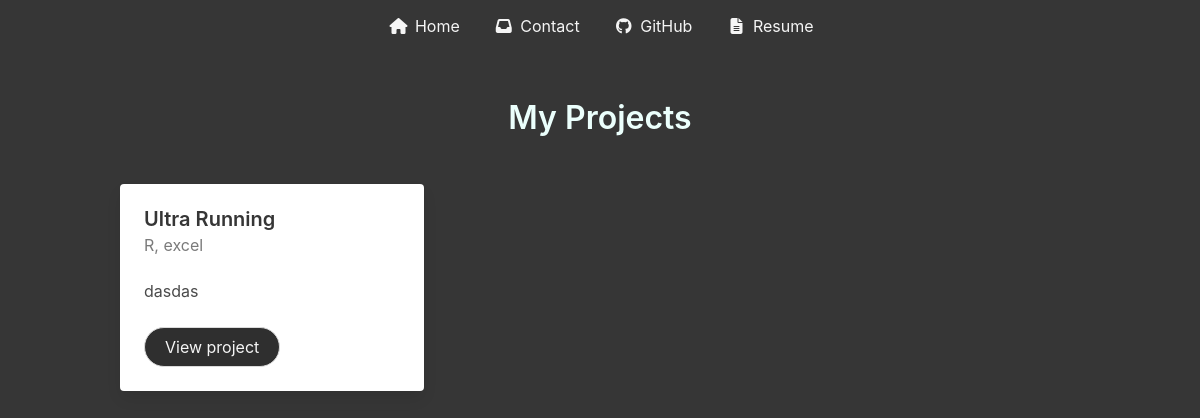
Before: /projects/ with the older database file.
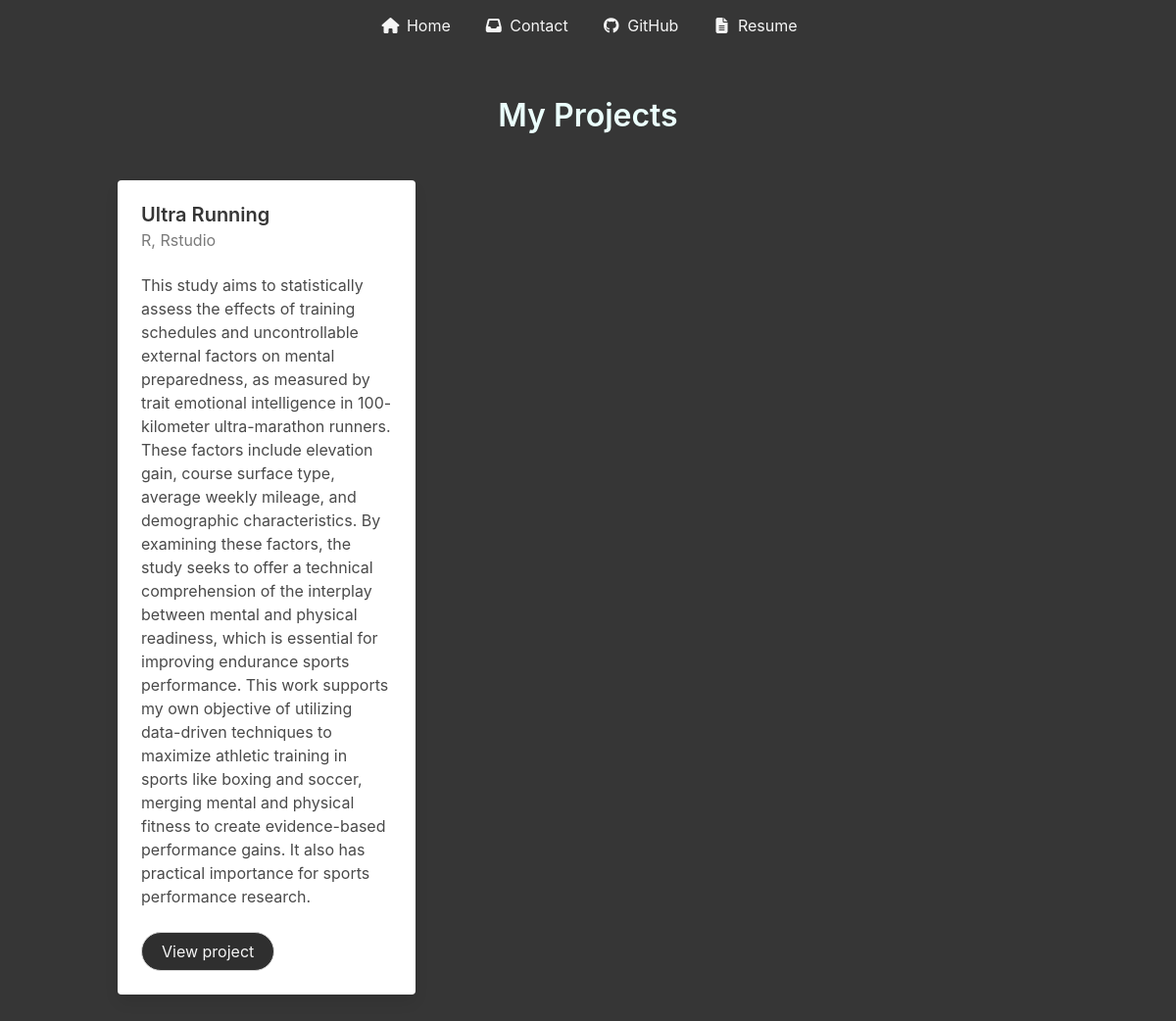
After: the same page with the newer database file.
### showcase/models.py (models this page shows, shortened)
class Project(models.Model):
    title = models.CharField(max_length=30)
    description = models.TextField()
    content = models.TextField()
    tools = models.CharField(max_length=200)
    slug = models.SlugField(unique=True)
    github = models.URLField()

### showcase/views.py (the view)
# urls.py: path("projects/", views.projects, name="projects"),
def projects(request):
    projects = models.Project.objects.all()
    return render(request, 'showcase/projects.html', {'projects': projects})

### showcase/templates/showcase/projects.html (shortened to what this page needs)
{% extends 'showcase/base.html' %}
{% load static %}
{% block content %}
<section class="section has-background-grey-darker">
  <div class="container">
    <h1 class="title has-text-primary-light has-text-centered mb-6">
      My Projects
    </h1>
    <div class="columns is-multiline">
      {% for project in projects %}
        <div class="column is-one-third">
          <div class="card">
            <div class="card-content">
              <p class="title is-5">{{ project.title }}</p>
              <p class="subtitle is-6 has-text-grey">{{ project.tools }}</p>
              <div class="content">
                {{ project.description }}
              </div>
              <div class="buttons">
                <a href="{% url 'project_overview' project.slug %}"
                   class="button is-rounded has-text-light"
                   style="background-color: #2f2f2f;">
                  View project
                </a>
              </div>
            </div>
          </div>
        </div>
      {% endfor %}
    </div>
  </div>
</section>
{% endblock %}

Changed rows visible on the page:
changed Project "Ultra Running": tools "R, excel" → "R, Rstudio"; description "dasdas" → "This study aims to statistically assess the effects of training schedules and uncontrollable external factors on mental preparedness, as measured by trait emotional intelligence in 100- kilometer ultra-marathon runners. These factors include elevation gain, course surface type, average weekly mileage, and demographic characteristics. By examining these factors, the study seeks to offer a technical comprehension of the interplay between mental and physical readiness, which is essential for improving endurance sports performance. This work supports my own objective of utilizing data-driven techniques to maximize athletic training in sports like boxing and soccer, merging mental and physical…"
